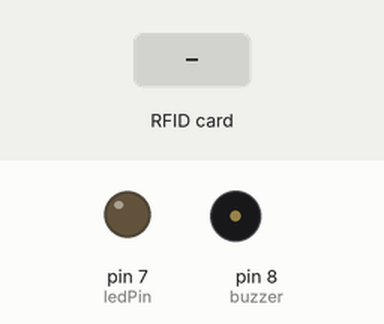
Recording of a sketch running on a simulated Arduino Uno, built with avr-gcc and run on an emulated ATmega328P. On the bench: output pins drawn as LEDs (lit = HIGH), buzzer (waves = sounding). Inputs (shaded band) come from the test bench. The modem accepts every AT command (registered, SIM ready, sends succeed) and sends nothing else; pins used as bus, display or sensor lines are not drawn; what the sketch prints to the serial monitor is not drawn.

Above: at 1.2 s.
1.3 s: RFID card 5E 7A 19 C4 held to the reader
Timing chart, 0 to 4.3 s (numbered marks = the images above; inputs shaded):
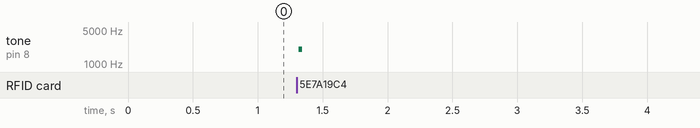

The sketch:

GetData.ino
```cpp
#include <SoftwareSerial.h>
#define _baudrate   9600
#define _rxpin      4
#define _txpin      5
SoftwareSerial debug( _rxpin, _txpin ); // RX, TX
//*-- IoT Information
#define SSID "MR.PIG 301"//SmartH
#define PASS "301301301"//00000000
#define IP "192.168.0.105" // ThingSpeak IP Address: 184.106.153.149實驗室IP
// 使用 GET 傳送資料的格式
// GET /update?key=[THINGSPEAK_KEY]&field1=[data 1]&filed2=[data 2]...;
String GET="GET //project/APP/GET/confirmBike.php";//網頁位置 "GET/Qcare/test_data"GET/confirmBike

/*重量感測器*/
 //定義接角 10接時鐘線 9接數據線

#include <SPI.h>
#include <MFRC522.h>

#define RST_PIN    A0     // Reset腳
#define SS_PIN     10     // 晶片選擇腳

MFRC522 mfrc522(SS_PIN, RST_PIN);    // 建立MFRC522物件

MFRC522::MIFARE_Key key;  // 儲存金鑰

byte sector = 15;   // 指定讀寫的「區段」，可能值:0~15
byte block = 1;     // 指定讀寫的「區塊」，可能值:0~3


const int ledPin = 7; //第13隻接腳請連接到 LED，以便控制 LED 明滅
const int buzzer = 8; // 用Pin8 輸出方波至蜂鳴器

int check; //a variable to read income serial data


// 暫存讀取區塊內容的陣列，MIFARE_Read()方法要求至少要18位元組空間，來存放16位元組。
  byte buffer[18];
  byte bike[10];

  boolean connectWiFi()
{
    debug.println("AT+CWMODE=1");
    Wifi_connect();
}

void SentOnCloud(String BikeId )
{

 // 設定 ESP8266 作為 Client 端
    String cmd = "AT+CIPSTART=\"TCP\",\"";
    cmd += IP;
    cmd += "\",80";
    sendDebug(cmd);
    if( debug.find( "Error" ) )
    {
        Serial.print( "RECEIVED: Error\nExit1" );
        return;
    }

    cmd = GET + "?bike_id=" +BikeId +"\r\n";
    debug.print( "AT+CIPSEND=" );
    debug.println( cmd.length() );
    if(debug.find( ">" ) )
    {
        Serial.print(">");
        Serial.print(cmd);
        debug.print(cmd);
    }
    else
    {
        debug.print( "AT+CIPCLOSE" );
    }
    if( debug.find("OK") )
    {
        Serial.println( "RECEIVED: OK" );
    }
    else
    {
        Serial.println( "RECEIVED: Error\nExit2" );
    }
}
void Wifi_connect()
{
    String cmd="AT+CWJAP=\"";
    cmd+=SSID;
    cmd+="\",\"";
    cmd+=PASS;
    cmd+="\"";
    sendDebug(cmd);
    Loding("Wifi_connect");
}
void Loding(String state){
    for (int timeout=0 ; timeout<10 ; timeout++)
    {
      if(debug.find("OK"))
      {
          Serial.println("RECEIVED: OK");
          break;
      }
      else if(timeout==9){
        Serial.print( state );
        Serial.println(" fail...\nExit2");
      }
      else
      {
        Serial.print("Wifi Loading...");
        //delay(500);
      }
    }
}
void sendDebug(String cmd)
{
    Serial.print("SEND: ");
    Serial.println(cmd);
    debug.println(cmd);
}


MFRC522::StatusCode status;

void readBlock(byte _sector, byte _block, byte _blockData[])  {
  if (_sector < 0 || _sector > 15 || _block < 0 || _block > 3) {

    digitalWrite(ledPin, HIGH); // 設定PIN7腳位為高電位= 0V ，LED 處於發亮狀態!!
    tone(buzzer,500); //蜂鳴器吵鬧

    Serial.println(F("Wrong sector or block number.")); // 顯示「區段或區塊碼錯誤」，然後結束函式。

    delay(500);

    noTone(buzzer);//蜂鳴器安靜
    digitalWrite(ledPin, LOW); // 設定PIN7腳位為低電位= 0V ，LED 處於熄滅狀態!!
    return;
  }

  byte blockNum = _sector * 4 + _block;  // 計算區塊的實際編號（0~63）
  byte trailerBlock = _sector * 4 + 3;   // 控制區塊編號

  // 驗證金鑰
  status = (MFRC522::StatusCode) mfrc522.PCD_Authenticate(MFRC522::PICC_CMD_MF_AUTH_KEY_A, trailerBlock, &key, &(mfrc522.uid));
  // 若未通過驗證…
  if (status != MFRC522::STATUS_OK) {

    digitalWrite(ledPin, HIGH); // 設定PIN7腳位為高電位= 0V ，LED 處於發亮狀態!!
    tone(buzzer,500); //蜂鳴器吵鬧

    //Serial.print(F("PCD_Authenticate() failed: "));// 顯示錯誤訊息
    //Serial.println(mfrc522.GetStatusCodeName(status));

    Serial.println("unknow guy"); //監控視窗出現兩次，可能原因為我寫入兩筆資*顯示一次???


    delay(500);

    noTone(buzzer); //蜂鳴器安靜
    digitalWrite(ledPin, LOW); // 設定PIN7腳位為低電位= 0V ，LED 處於熄滅狀態!!
    return;
  }

  byte buffersize = 18;
  status = (MFRC522::StatusCode) mfrc522.MIFARE_Read(blockNum, _blockData, &buffersize);

  // 若讀取不成功…
  if (status != MFRC522::STATUS_OK) {

    digitalWrite(ledPin, HIGH); // 設定PIN7腳位為高電位= 0V ，LED 處於發亮狀態!!
    tone(buzzer,500); //蜂鳴器吵鬧

    Serial.print(F("MIFARE_read() failed: ")); // 顯示錯誤訊息
    Serial.println(mfrc522.GetStatusCodeName(status));


    delay(500);

    noTone(buzzer);//蜂鳴器安靜
    digitalWrite(ledPin, LOW); // 設定PIN7腳位為低電位= 0V ，LED 處於熄滅狀態!!
    return;
  }

  // 顯示「讀取成功！」
  Serial.println(F("Data was read."));
  tone(buzzer,2000); //蜂鳴器吵鬧
  delay(30); // (也就是發亮0.3 秒)
  noTone(buzzer);//蜂鳴器安靜

 // SentOnCloud(int(bike[10]);
}

void setup() {
    Serial.begin( _baudrate );
    debug.begin( _baudrate );
    sendDebug("AT");
    Loding("sent AT");
    connectWiFi();

  pinMode(ledPin, OUTPUT); // 設定第 7 支腳為輸出模式LED
  pinMode(buzzer,OUTPUT); //蜂鳴器

  Serial.begin(9600);
  SPI.begin();       // 初始化SPI介面

  Serial.println(F("Please scan MIFARE Classic card..."));

  // 準備金鑰（用於key A和key B），出廠預設為6組 0xFF。
  for (byte i = 0; i < 6; i++) {
    key.keyByte[i] = 0xFF;
  }
}
void loop() {
   // delay(1000);


    mfrc522.PCD_Init();        // 初始化MFRC522卡片，如果放到setup裡面只能執行一次

  // 查看是否感應到卡片
  if ( ! mfrc522.PICC_IsNewCardPresent()) {
    return;  // 退回loop迴圈的開頭
  }

  // 選取一張卡片
  if ( ! mfrc522.PICC_ReadCardSerial()) {  // 若傳回1，代表已讀取到卡片的ID
    return;
  }


  readBlock(sector, block, buffer);      // 區段編號、區塊編號、存放讀取資料的陣列
  char s[10];
  Serial.print(F("Read block: "));        // 顯示儲存讀取資料的陣列元素值
  for (byte i = 0 ; i < 16 ; i++) {
     bike[10]=buffer[i];
     Serial.write(bike[10]);
       s[i]=char(bike[10]);
  }


String ss= String(s[0])+String(s[1])+String(s[2])+String(s[3])+String(s[4])+String(s[5]);
Serial.println("s="+ss);


   Serial.println("");
   for (byte i = 0 ; i < 16 ; i++) {      //清除陣列儲存資料
    buffer[i]=0;
   //bike[10]=0;
  }
  SentOnCloud(ss);

  Serial.println();


  delay(500);

  // 令卡片進入停止狀態
  //mfrc522.PCD_StopCrypto1(); //這行也可以讓卡片連續讀取
  mfrc522.PICC_HaltA();

/*  if (Serial.available() > 0) {    // read the oldest byte in the serial buffer:
      check = Serial.read();    // if it's a capital H (ASCII 72), turn on the LED:
      if (check == '0') {
        digitalWrite(ledPin, HIGH);
        tone(buzzer,500); }    // if it's an L (ASCII 76) turn off the LED:
      if (check == '1') {
        digitalWrite(ledPin, LOW);
        noTone(buzzer);
      }


  }*/

}
```

Measured:
- after the input at 1.3 s, tone on pin 8 (buzzer): silent → 2000 Hz at once, → silent 0.03 s later
